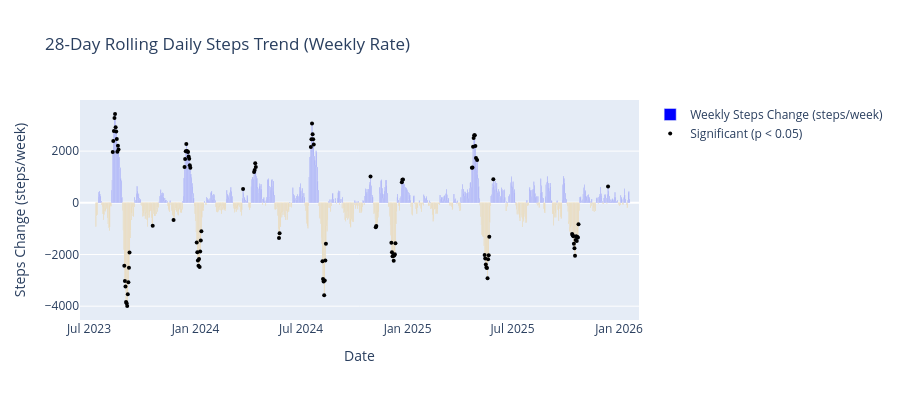

The cell this chart's notebook holds for it:
### Code cell
# Apply rolling trend regression to interpolated steps (28-day window)
# Only run if we have valid steps data
if df_steps['totalSteps_full'].notna().sum() > 28:
    steps_trend = rolling_trend_regression(df_steps['totalSteps_full'], window=28)

    # Merge results back
    df_steps = df_steps.merge(steps_trend, left_index=True, right_index=True, how='left')

    # Visualize steps trend
    fig = go.Figure()

    # Weekly steps change (slope)
    fig.add_trace(go.Bar(
        x=df_steps['date'],
        y=df_steps['slope'],
        name='Weekly Steps Change (steps/week)',
        marker_color=np.where(df_steps['slope'] < 0, 'orange', 'blue') # Blue for increase, orange for decrease
    ))

    # Significance markers
    significant_steps = df_steps[df_steps['p_value'] < 0.05]
    fig.add_trace(go.Scatter(
        x=significant_steps['date'],
        y=significant_steps['slope'],
        mode='markers',
        name='Significant (p < 0.05)',
        marker=dict(color='black', size=4)
    ))

    fig.update_layout(
        title='28-Day Rolling Daily Steps Trend (Weekly Rate)',
        xaxis_title='Date',
        yaxis_title='Steps Change (steps/week)',
        hovermode='x unified',
        height=400
    )

    fig.show()
else:
    print("No steps data available for trend analysis")
